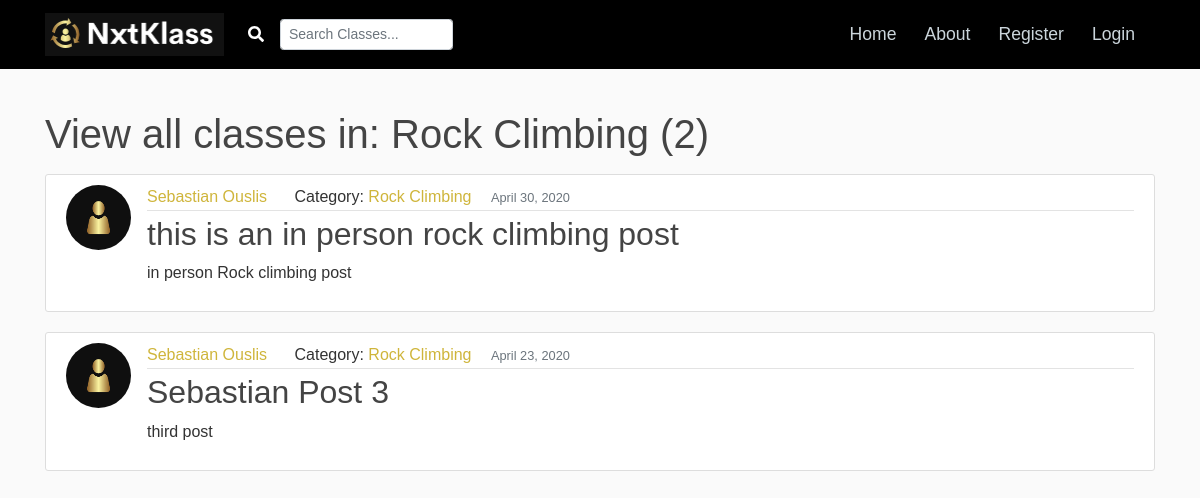
The page /blog/category/Rock Climbing on the database its author committed.
### blog/models.py (models this page shows, shortened)
class Category(models.Model):
    name = models.TextField()
    def __str__(self):
        return self.name

class Post(models.Model):
    title = models.CharField(max_length=100)
    content = models.TextField()
    date_posted = models.DateTimeField(default=timezone.now)
    author = models.ForeignKey(User, on_delete=models.CASCADE)
    author_profile = models.ForeignKey(Profile, null=True, default=None, on_delete=models.SET_DEFAULT)
    category = models.ForeignKey(Category, null=True, default=None, on_delete=models.SET_DEFAULT)
    is_purchase = models.BooleanField(default=False)
    type_of_class = models.ForeignKey(TypeOfClasses, null=True, default=None, on_delete=models.SET_DEFAULT)
    cost = models.DecimalField(max_digits=5, decimal_places=2, default=5.00, validators=[MinValueValidator(0.51)])
    initial_spots = models.PositiveIntegerField(default=1, validators=[MinValueValidator(1), MaxValueValidator(10)])
    spots_available = models.PositiveIntegerField(default=1, validators=[MinValueValidator(1), MaxValueValidator(10)])

### users/models.py (models this page shows, shortened)
class Profile(models.Model):
    user = models.OneToOneField(User, on_delete=models.CASCADE)
    first_name = models.CharField(max_length=20, default='Alex')
    last_name = models.CharField(max_length=20, default='Green')
    instagram_handle = models.TextField(default='')
    youtube_channel = models.TextField(default='')
    image = models.ImageField(default='default_logo.PNG', upload_to='profile_pics')
    short_description = models.CharField(max_length=100, default='Add a short description of yourself')
    description = models.TextField(default='Add a description of your Skills and what you can offer as classes')

### blog/views.py (the view)
# urls.py: path('category/<str:category>', CategoryPostListView.as_view(), name='post-category'),
class CategoryPostListView(ListView):
    model = Post
    template_name = 'blog/category_posts.html'
    context_object_name = 'posts'
    paginate_by = 5
    def get_queryset(self):
        category = get_object_or_404(Category, name=self.kwargs.get('category'))
        return Post.objects.filter(category=category).order_by('-date_posted')

### blog/templates/blog/category_posts.html (shortened to what this page needs)
{% extends "blog/base.html" %}
{% block content%}
    <h1 class="mb-3">View all classes in: {{ view.kwargs.category }} ({{ page_obj.paginator.count}})</h1>
    {% for post in posts %}
        <article class="media content-section">
          <img class="rounded-circle article-img" src="{{ post.author.profile.image.url }}">
          <div class="media-body">
            <div class="article-metadata">
              <a class="mr-2 userlink" href="{% url 'user-posts' post.author.username %}">{{ post.author_profile.first_name }} {{ post.author_profile.last_name }}</a>
              <a class="spacing">Category: </a>
              <a class="post-category" href="{% url 'post-category' post.category %}">{{ post.category }}</a>
              <div class="spacing">
                <small class="text-muted date-posted">{{ post.date_posted|date:"F d, Y" }}</small>
              </div>
            </div>
            <h2><a class="article-title" href="{% url 'post-detail' post.id %}">{{ post.title }}</a></h2>
            <p class="article-content">{{ post.content|truncatechars:30 }}</p>
          </div>
        </article>
    {% endfor %}
{% endblock content %}

### blog/static/css/main.css (style rules this page uses)
body { background: #fafafa; color: #333333; margin-top: 5rem; padding-top: 30px; font-family: 'Poppins', sans-serif; }
h1, h2, h3, h4, h5, h6 { color: #444444; }
.content-section { background: #ffffff; padding: 10px 20px; border: 1px solid #dddddd; border-radius: 3px; margin-bottom: 20px; }
.article-title { color: #444444; }
.article-content { white-space: pre-line; }
.article-img { height: 65px; width: 65px; margin-right: 16px; }
.article-metadata { padding-bottom: 1px; margin-bottom: 4px; border-bottom: 1px solid #e3e3e3 }
.userlink { color: #CFB53B; }
.spacing { display:inline-block; margin-left: 15px; }
.post-category { color: #CFB53B; }
.date-posted { text-align: right; }

### rows shown on the page
Category: kwargs.category "Rock Climbing"
Post: author.profile.image (placeholder picture), author_profile.first_name "Sebastian", author_profile.last_name "Ouslis", category "Rock Climbing", date_posted "April 30, 2020", title "this is an in person rock climbing post", content "in person Rock climbing post"
Post: author.profile.image (placeholder picture), author_profile.first_name "Sebastian", author_profile.last_name "Ouslis", category "Rock Climbing", date_posted "April 23, 2020", title "Sebastian Post 3", content "third post"

### other values the page prints
{{ page_obj.paginator.count }} "2"
